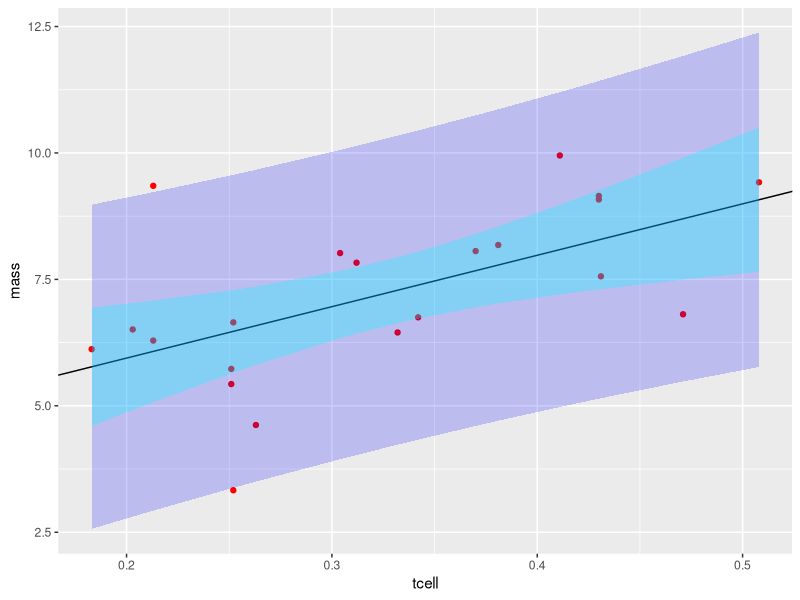
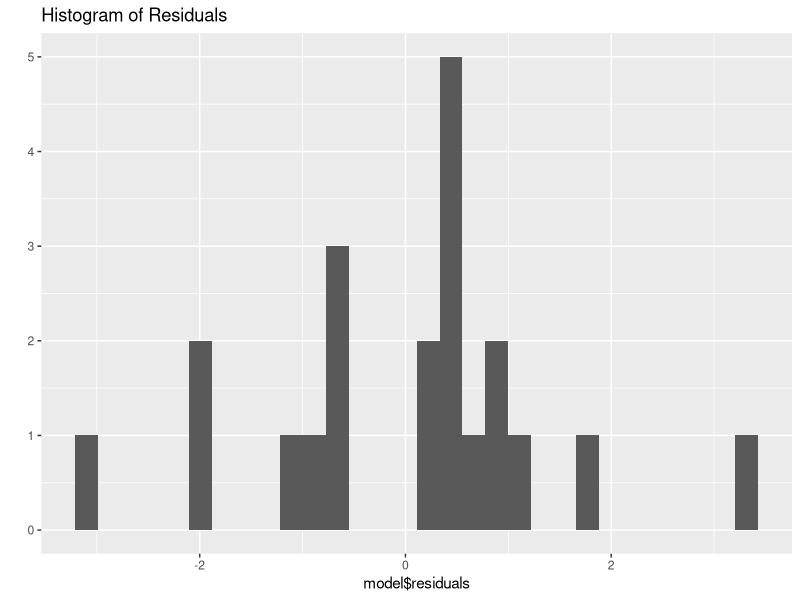
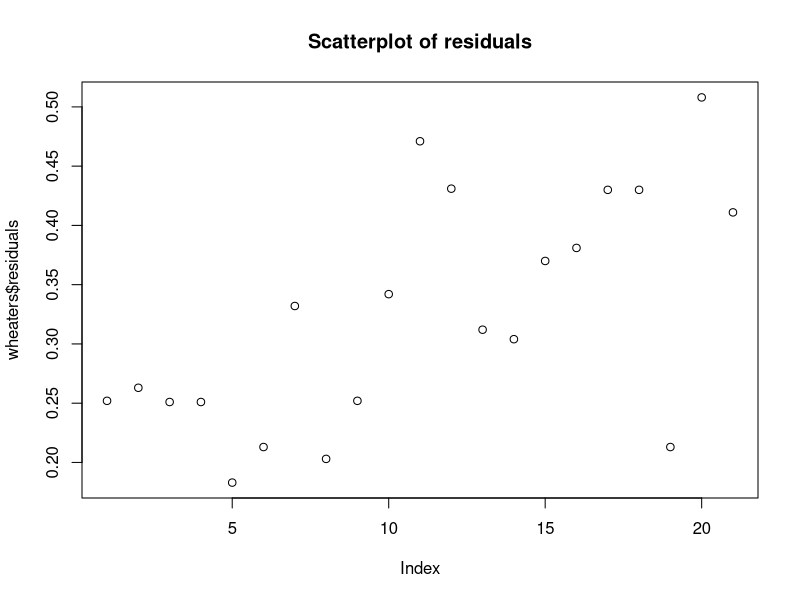

The R source for these figures, in order:
## ---- chunk 1
rm( list = ls()); cat("\014")  # Clear environment
library(Hmisc)
library(ggplot2)
wheaters <- read.csv('data/MaleDisplayDataSet_2_2.csv')
names(wheaters) <- sapply(names(wheaters), tolower)
## ---- chunk 2
#Perform Regression
model = lm(mass~tcell, data=wheaters)
#Extract Regression line coefficents
wheaters$resid <- model$residuals
slope <- model$coefficients['tcell']
intercept <- model$coefficients[1]
#Prediction intervals
pred.int =  predict(model, interval="prediction")
#Confidence intervals
conf.int =  predict(model, interval="confidence")
# Add predictions and CI to original data
wheaters$pred.lower <- pred.int[,2]
wheaters$pred.upper <- pred.int[,3]
wheaters$ci.upper <- conf.int[,2]
wheaters$ci.lower <- conf.int[,3]
## plot
ggplot(data=wheaters, aes(x=tcell, y=mass, main='Scatterplot of data with regression line and Confidence intervals')) + 
  geom_point(color= 'red') +
  geom_abline(intercept=intercept, slope=slope, color='black') +
  geom_ribbon(data=wheaters, aes(ymin= pred.lower, ymax= pred.upper), fill = "blue", alpha = 0.2) +
  geom_ribbon(data=wheaters, aes(ymin= ci.lower, ymax= ci.upper), fill = "cyan", alpha = 0.3) 
## ---- chunk 3
summary(model)
print(confint(model, level=.975))
# Find critical t-value for slope
qt(.975, 19)
qplot(model$residuals, geom="histogram", main='Histogram of Residuals')
plot(wheaters$tcell, wheaters$residuals, main='Scatterplot of residuals')
